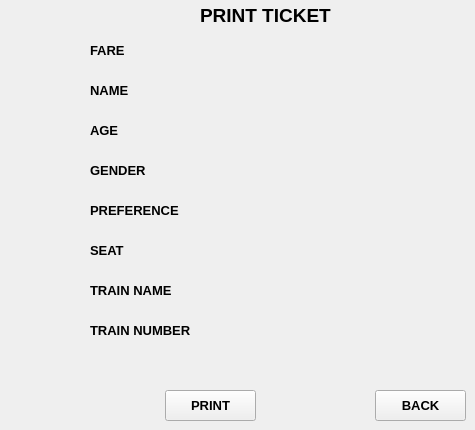
    <widget class="QWidget" name="PrintTktPage">
     <widget class="QLabel" name="label_29">
      <property name="geometry">
       <rect>
        <x>200</x>
        <y>0</y>
        <width>201</width>
        <height>31</height>
       </rect>
      </property>
      <property name="font">
       <font>
        <pointsize>14</pointsize>
        <weight>75</weight>
        <bold>true</bold>
       </font>
      </property>
      <property name="text">
       <string>PRINT TICKET</string>
      </property>
     </widget>
     <widget class="QLabel" name="label_15">
      <property name="geometry">
       <rect>
        <x>90</x>
        <y>80</y>
        <width>101</width>
        <height>21</height>
       </rect>
      </property>
      <property name="font">
       <font>
        <pointsize>10</pointsize>
        <weight>75</weight>
        <bold>true</bold>
       </font>
      </property>
      <property name="text">
       <string>NAME</string>
      </property>
     </widget>
     <widget class="QLabel" name="label_30">
      <property name="geometry">
       <rect>
        <x>90</x>
        <y>120</y>
        <width>101</width>
        <height>21</height>
       </rect>
      </property>
      <property name="font">
       <font>
        <pointsize>10</pointsize>
        <weight>75</weight>
        <bold>true</bold>
       </font>
      </property>
      <property name="text">
       <string>AGE</string>
      </property>
     </widget>
     <widget class="QLabel" name="label_31">
      <property name="geometry">
       <rect>
        <x>90</x>
        <y>160</y>
        <width>101</width>
        <height>21</height>
       </rect>
      </property>
      <property name="font">
       <font>
        <pointsize>10</pointsize>
        <weight>75</weight>
        <bold>true</bold>
       </font>
      </property>
      <property name="text">
       <string>GENDER</string>
      </property>
     </widget>
     <widget class="QLabel" name="label_32">
      <property name="geometry">
       <rect>
        <x>20</x>
        <y>230</y>
        <width>101</width>
        <height>21</height>
       </rect>
      </property>
      <property name="font">
       <font>
        <pointsize>10</pointsize>
        <weight>75</weight>
        <bold>true</bold>
       </font>
      </property>
      <property name="text">
       <string/>
      </property>
     </widget>
     <widget class="QLabel" name="label_33">
      <property name="geometry">
       <rect>
        <x>90</x>
        <y>200</y>
        <width>101</width>
        <height>21</height>
       </rect>
      </property>
      <property name="font">
       <font>
        <pointsize>10</pointsize>
        <weight>75</weight>
        <bold>true</bold>
       </font>
      </property>
      <property name="text">
       <string>PREFERENCE</string>
      </property>
     </widget>
     <widget class="QLabel" name="label_34">
      <property name="geometry">
       <rect>
        <x>90</x>
        <y>280</y>
        <width>101</width>
        <height>21</height>
       </rect>
      </property>
      <property name="font">
       <font>
        <pointsize>10</pointsize>
        <weight>75</weight>
        <bold>true</bold>
       </font>
      </property>
      <property name="text">
       <string>TRAIN NAME</string>
      </property>
     </widget>
     <widget class="QLabel" name="label_35">
      <property name="geometry">
       <rect>
        <x>90</x>
        <y>320</y>
        <width>101</width>
        <height>21</height>
       </rect>
      </property>
      <property name="font">
       <font>
        <pointsize>10</pointsize>
        <weight>75</weight>
        <bold>true</bold>
       </font>
      </property>
      <property name="text">
       <string>TRAIN NUMBER</string>
      </property>
     </widget>
     <widget class="QLabel" name="p_name">
      <property name="geometry">
       <rect>
        <x>160</x>
        <y>80</y>
        <width>241</width>
        <height>21</height>
       </rect>
      </property>
      <property name="font">
       <font>
        <pointsize>10</pointsize>
       </font>
      </property>
      <property name="text">
       <string/>
      </property>
     </widget>
     <widget class="QLabel" name="p_age">
      <property name="geometry">
       <rect>
        <x>160</x>
        <y>130</y>
        <width>241</width>
        <height>21</height>
       </rect>
      </property>
      <property name="font">
       <font>
        <pointsize>10</pointsize>
       </font>
      </property>
      <property name="text">
       <string/>
      </property>
     </widget>
     <widget class="QLabel" name="p_gender">
      <property name="geometry">
       <rect>
        <x>160</x>
        <y>180</y>
        <width>241</width>
        <height>21</height>
       </rect>
      </property>
      <property name="font">
       <font>
        <pointsize>10</pointsize>
       </font>
      </property>
      <property name="text">
       <string/>
      </property>
     </widget>
     <widget class="QLabel" name="p_pref">
      <property name="geometry">
       <rect>
        <x>160</x>
        <y>230</y>
        <width>241</width>
        <height>21</height>
       </rect>
      </property>
      <property name="font">
       <font>
        <pointsize>10</pointsize>
       </font>
      </property>
      <property name="text">
       <string/>
      </property>
     </widget>
     <widget class="QLabel" name="p_train_name">
      <property name="geometry">
       <rect>
        <x>160</x>
        <y>290</y>
        <width>241</width>
        <height>21</height>
       </rect>
      </property>
      <property name="font">
       <font>
        <pointsize>10</pointsize>
       </font>
      </property>
      <property name="text">
       <string/>
      </property>
     </widget>
     <widget class="QLabel" name="p_train_no">
      <property name="geometry">
       <rect>
        <x>160</x>
        <y>340</y>
        <width>241</width>
        <height>21</height>
       </rect>
      </property>
      <property name="font">
       <font>
        <pointsize>10</pointsize>
       </font>
      </property>
      <property name="text">
       <string/>
      </property>
     </widget>
     <widget class="QPushButton" name="PrintBtn">
      <property name="geometry">
       <rect>
        <x>165</x>
        <y>390</y>
        <width>91</width>
        <height>31</height>
       </rect>
      </property>
      <property name="font">
       <font>
        <pointsize>10</pointsize>
        <weight>75</weight>
        <bold>true</bold>
       </font>
      </property>
      <property name="text">
       <string>PRINT</string>
      </property>
     </widget>
     <widget class="QPushButton" name="pushButton_14">
      <property name="geometry">
       <rect>
        <x>375</x>
        <y>390</y>
        <width>91</width>
        <height>31</height>
       </rect>
      </property>
      <property name="font">
       <font>
        <pointsize>10</pointsize>
        <weight>75</weight>
        <bold>true</bold>
       </font>
      </property>
      <property name="text">
       <string>BACK</string>
      </property>
     </widget>
     <widget class="QLabel" name="label_36">
      <property name="geometry">
       <rect>
        <x>90</x>
        <y>40</y>
        <width>101</width>
        <height>21</height>
       </rect>
      </property>
      <property name="font">
       <font>
        <pointsize>10</pointsize>
        <weight>75</weight>
        <bold>true</bold>
       </font>
      </property>
      <property name="text">
       <string>FARE</string>
      </property>
     </widget>
     <widget class="QLabel" name="p_name_2">
      <property name="geometry">
       <rect>
        <x>160</x>
        <y>40</y>
        <width>241</width>
        <height>21</height>
       </rect>
      </property>
      <property name="font">
       <font>
        <pointsize>10</pointsize>
       </font>
      </property>
      <property name="text">
       <string/>
      </property>
     </widget>
     <widget class="QLabel" name="label_51">
      <property name="geometry">
       <rect>
        <x>90</x>
        <y>240</y>
        <width>101</width>
        <height>21</height>
       </rect>
      </property>
      <property name="font">
       <font>
        <pointsize>10</pointsize>
        <weight>75</weight>
        <bold>true</bold>
       </font>
      </property>
      <property name="text">
       <string>SEAT</string>
      </property>
     </widget>
    </widget>
